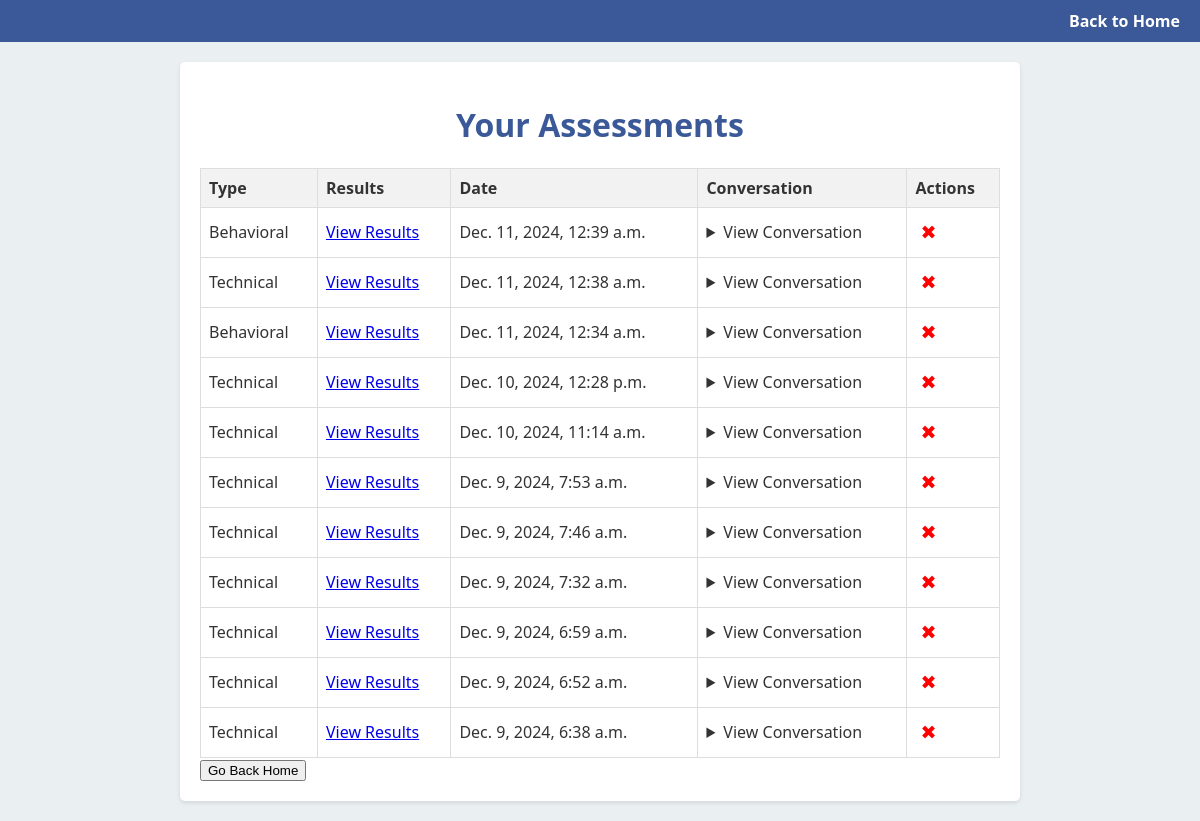
Screenshot of /assessments/list/ (signed in) with the database file from the repository.
### assessments/models.py (models this page shows, shortened)
class Assessment(models.Model):
    ASSESSMENT_TYPES = [
        ('behavioral', 'Behavioral'),
        ('technical', 'Technical'),
    ]
    user = models.ForeignKey(User, on_delete=models.CASCADE, default=1)
    conversation = models.TextField()
    assessment_type = models.CharField(
        max_length=20,
        choices=ASSESSMENT_TYPES,
        default='technical'
    )
    created_at = models.DateTimeField(auto_now_add=True)
    analysis = models.JSONField(null=True, blank=True)

### assessments/views.py (the view)
# urls.py: path('list/', views.list_interviews, name='list_interviews'),  # New endpoint
@login_required  # Ensures only logged-in users can access this view
def list_interviews(request):
    if request.user.is_authenticated:
        assessments = Assessment.objects.filter(user=request.user).order_by('-created_at')
        return render(request, 'assessments/list_interviews.html', {'assessments': assessments})
    else:
        return render(request, 'assessments/list_interviews.html', {'error': 'You need to log in to view your interviews.'})

### assessments/templates/assessments/list_interviews.html (shortened to what this page needs)
<!DOCTYPE html>
<html lang="en">
<head>
    {% load static %}
    <link rel="stylesheet" href="{% static 'css/stylesa.css' %}">
</head>
<body>
    <nav>
        <div class="nav-right">
            <a href="{% url 'home' %}">Back to Home</a>
        </div>
    </nav>
    <div class="content-container">
        <h1>Your Assessments</h1>
        {% if assessments %}
            <table>
                <thead>
                    <tr>
                        <th>Type</th>
                        <th>Results</th>
                        <th>Date</th>
                        <th>Conversation</th>
                        <th>Actions</th>
                    </tr>
                </thead>
                <tbody>
                    {% for assessment in assessments %}
                    <tr id="assessment-{{ assessment.id }}">
                        <td>{{ assessment.get_assessment_type_display }}</td>
                        <td><a href="{% url 'view_analysis' assessment.id %}">View Results</a></td>
                        <td>{{ assessment.created_at }}</td>
                        <td>
                            <details>
                                <summary>View Conversation</summary>
                            </details>
                        </td>
                        <td>
                            <button
                                class="delete-btn"
                                onclick="deleteAssessment({{ assessment.id }})"
                                title="Delete assessment"
                            >✖</button>
                        </td>
                    </tr>
                    {% endfor %}
                </tbody>
            </table>
        {% else %}
            <p>You have no assessments yet.</p>
        {% endif %}
        <button onclick="window.location.href='{% url 'home' %}'">Go Back Home</button>
    </div>
</body>
</html>

### assessments/static/css/stylesa.css (style rules this page uses)
body { font-family: 'Segoe UI', Tahoma, Geneva, Verdana, sans-serif; background-color: #eaeff2; color: #333; margin: 0; padding: 0; }
nav { background-color: #3b5998; padding: 10px; text-align: right; }
.nav-right a { margin: 0 10px; text-decoration: none; color: #fff; font-weight: bold; }
.content-container, .analysis-container { max-width: 800px; margin: 20px auto; padding: 20px; background-color: #ffffff; border-radius: 5px; box-shadow: 0 2px 4px rgba(0, 0, 0, 0.1); }
h1, h2 { text-align: center; color: #3b5998; }
table { width: 100%; border-collapse: collapse; margin-top: 20px; }
th, td { border: 1px solid #ddd; padding: 8px; text-align: left; }
th { background-color: #f2f2f2; }
.delete-btn { color: red; cursor: pointer; font-size: 1.2em; background: none; border: none; padding: 5px; }

### rows the page displays
Assessment: assessment_type "Behavioral", created_at "Dec. 11, 2024, 12:39 a.m."
Assessment: assessment_type "Technical", created_at "Dec. 11, 2024, 12:38 a.m."
Assessment: assessment_type "Behavioral", created_at "Dec. 11, 2024, 12:34 a.m."
Assessment: assessment_type "Technical", created_at "Dec. 10, 2024, 12:28 p.m."
Assessment: assessment_type "Technical", created_at "Dec. 10, 2024, 11:14 a.m."
Assessment: assessment_type "Technical", created_at "Dec. 9, 2024, 7:53 a.m."
Assessment: assessment_type "Technical", created_at "Dec. 9, 2024, 7:46 a.m."
Assessment: assessment_type "Technical", created_at "Dec. 9, 2024, 7:32 a.m."
Assessment: assessment_type "Technical", created_at "Dec. 9, 2024, 6:59 a.m."
Assessment: assessment_type "Technical", created_at "Dec. 9, 2024, 6:52 a.m."
Assessment: assessment_type "Technical", created_at "Dec. 9, 2024, 6:38 a.m."
